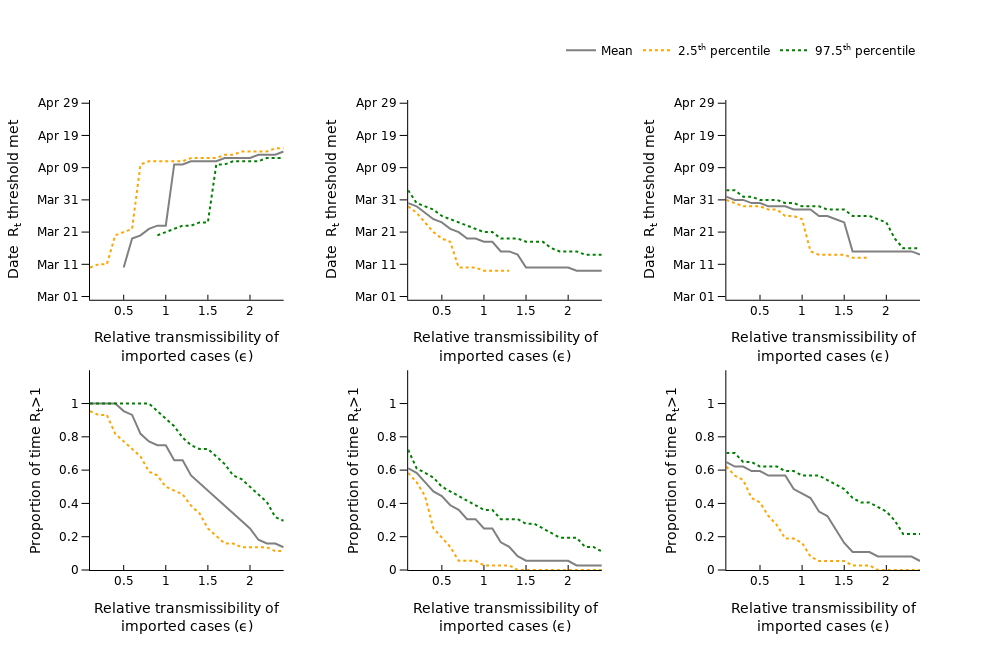

This figure's notebook cell:
### Code cell
from plotly.subplots import make_subplots

colours = ['grey', 'orange', 'green']
trace_name = ['Date  R<sub>t</sub> threshold met (2020)', 'Proportion of time R<sub>t</sub>>1']

new_traces_mean = [
    [last_time_r_less_than_1_ON, last_time_r_more_than_1_NSW, last_time_r_more_than_1_VIC],
    [proportion_time_r_more_than_1_ON, proportion_time_r_more_than_1_NSW, proportion_time_r_more_than_1_VIC]]

new_traces_lower = [
    [last_time_r_less_than_1_LowerCI_ON, last_time_r_more_than_1_LowerCI_NSW, last_time_r_more_than_1_LowerCI_VIC],
    [proportion_time_r_more_than_1_LowerCI_ON, proportion_time_r_more_than_1_LowerCI_NSW, proportion_time_r_more_than_1_LowerCI_VIC]]

new_traces_upper = [
    [last_time_r_less_than_1_UpperCI_ON, last_time_r_more_than_1_UpperCI_NSW, last_time_r_more_than_1_UpperCI_VIC],
    [proportion_time_r_more_than_1_UpperCI_ON, proportion_time_r_more_than_1_UpperCI_NSW, proportion_time_r_more_than_1_UpperCI_VIC]]

fig = go.Figure()
fig = make_subplots(rows=2, cols=3, horizontal_spacing = 0.15)

# Plot (bar chart cases each day)
for row in range(2):
    for col in range(3):
        if (row != 0) or (col != 0):
            # Plot of incidences
            fig.add_trace(
                go.Scatter(
                    x=large_epsilon_range,
                    y=new_traces_mean[row][col],
                    mode='lines',
                    name='Mean',
                    showlegend=False,
                    line_color=colours[0],
                ),
                row= row+1,
                col= col+1
            )

            fig.add_trace(
                go.Scatter(
                    x=large_epsilon_range,
                    y=new_traces_lower[row][col],
                    mode='lines',
                    name='2.5<sup>th</sup> percentile',
                    showlegend=False,
                    line_color=colours[1],
                    line={'dash': 'dot'}
                ),
                row= row+1,
                col= col+1
            )

            fig.add_trace(
                go.Scatter(
                    x=large_epsilon_range,
                    y=new_traces_upper[row][col],
                    mode='lines',
                    name='97.5<sup>th</sup> percentile',
                    showlegend=False,
                    line_color=colours[2],
                    line={'dash': 'dot'}
                ),
                row= row+1,
                col= col+1
            )

            fig.update_xaxes(
                row=row+1, col=col+1, title_text='Relative transmissibility of<br>imported cases (ϵ)',
                ticks='inside', tickcolor='black', ticklen=5)
            fig.update_yaxes(ticks='outside', tickcolor='black', ticklen=7.5, title_text=trace_name[row], row=row+1, col=col+1)
        
        else:
            fig.add_trace(
                go.Scatter(
                    x=large_epsilon_range,
                    y=new_traces_mean[row][col],
                    mode='lines',
                    name='Mean',
                    line_color=colours[0]
                ),
                row= row+1,
                col= col+1
            )

            fig.add_trace(
                go.Scatter(
                    x=large_epsilon_range,
                    y=new_traces_lower[row][col],
                    mode='lines',
                    name='2.5<sup>th</sup> percentile',
                    line_color=colours[1],
                    line={'dash': 'dot'}
                ),
                row= row+1,
                col= col+1
            )

            fig.add_trace(
                go.Scatter(
                    x=large_epsilon_range,
                    y=new_traces_upper[row][col],
                    mode='lines',
                    name='97.5<sup>th</sup> percentile',
                    line_color=colours[2],
                    line={'dash': 'dot'}
                ),
                row= row+1,
                col= col+1
            )

            fig.update_xaxes(
                row=row+1, col=col+1, title_text='Relative transmissibility of<br>imported cases (ϵ)',
                ticks='inside', tickcolor='black', ticklen=5)
            fig.update_yaxes(ticks='outside', tickcolor='black', ticklen=7.5, title_text=trace_name[row], row=row+1, col=col+1)


# Add axis labels
fig.update_layout(
    width=1000, 
    height=650,
    plot_bgcolor='white',
    xaxis=dict(linecolor='black'),
    yaxis=dict(
        linecolor='black',
        range=[0, 62],
        tickvals=np.arange(1, 62, 10).tolist(),
        ticktext=['Mar 01', 'Mar 11', 'Mar 21', 'Mar 31', 'Apr 09', 'Apr 19', 'Apr 29']),
    xaxis2=dict(linecolor='black'),
    yaxis2=dict(
        linecolor='black',
        range=[0, 62],
        tickvals=np.arange(1, 62, 10).tolist(),
        ticktext=['Mar 01', 'Mar 11', 'Mar 21', 'Mar 31', 'Apr 09', 'Apr 19', 'Apr 29']),
    xaxis3=dict(linecolor='black'),
    yaxis3=dict(
        linecolor='black',
        range=[0, 62],
        tickvals=np.arange(1, 62, 10).tolist(),
        ticktext=['Mar 01', 'Mar 11', 'Mar 21', 'Mar 31', 'Apr 09', 'Apr 19', 'Apr 29']),
    xaxis4=dict(linecolor='black'),
    yaxis4=dict(
        linecolor='black',
        range=[0, 1.2],
        tickvals=np.arange(0, 1.1, 0.2).tolist(),
        ticktext=['0', '0.2', '0.4', '0.6', '0.8', '1']),
    xaxis5=dict(linecolor='black'),
    yaxis5=dict(
        linecolor='black',
        range=[0, 1.2],
        tickvals=np.arange(0, 1.1, 0.2).tolist(),
        ticktext=['0', '0.2', '0.4', '0.6', '0.8', '1']),
    xaxis6=dict(linecolor='black'),
    yaxis6=dict(
        linecolor='black',
        range=[0, 1.2],
        tickvals=np.arange(0, 1.1, 0.2).tolist(),
        ticktext=['0', '0.2', '0.4', '0.6', '0.8', '1']),
    legend=dict(
        orientation='h',
        yanchor="bottom",
        y=1.075,
        xanchor="right",
        x=1),
    font_family="DejaVu Sans",
    font_color='black',
    title_font_family="DejaVu Sans",
    title_font_color="black",
    legend_title_font_color="black"
    )

fig.write_image('Figure-3b.pdf')
fig.show()

### Figure 1 — Plotly figure (JSON) as saved in the notebook; plotly's stock layout.template omitted (floating-point values rounded to 4 significant figures)
{"data": [{"line": {"color": "grey"}, "mode": "lines", "name": "Mean", "type": "scatter", "x": [0.1, 0.2, 0.3, 0.4, 0.5, 0.6, 0.7, 0.8, 0.9, 1, 1.1, 1.2, 1.3, 1.4, 1.5, 1.6, 1.7, 1.8, 1.9, 2, 2.1, 2.2, 2.3, 2.4], "xaxis": "x", "y": [null, null, null, null, 10, 19, 20, 22, 23, 23, 42, 42, 43, 43, 43, 43, 44, 44, 44, 44, 45, 45, 45, 46], "yaxis": "y"}, {"line": {"color": "orange", "dash": "dot"}, "mode": "lines", "name": "2.5<sup>th</sup> percentile", "type": "scatter", "x": [0.1, 0.2, 0.3, 0.4, 0.5, 0.6, 0.7, 0.8, 0.9, 1, 1.1, 1.2, 1.3, 1.4, 1.5, 1.6, 1.7, 1.8, 1.9, 2, 2.1, 2.2, 2.3, 2.4], "xaxis": "x", "y": [10, 11, 11, 20, 21, 22, 42, 43, 43, 43, 43, 43, 44, 44, 44, 44, 45, 45, 46, 46, 46, 46, 47, 47], "yaxis": "y"}, {"line": {"color": "green", "dash": "dot"}, "mode": "lines", "name": "97.5<sup>th</sup> percentile", "type": "scatter", "x": [0.1, 0.2, 0.3, 0.4, 0.5, 0.6, 0.7, 0.8, 0.9, 1, 1.1, 1.2, 1.3, 1.4, 1.5, 1.6, 1.7, 1.8, 1.9, 2, 2.1, 2.2, 2.3, 2.4], "xaxis": "x", "y": [null, null, null, null, null, null, null, null, 20, 21, 22, 23, 23, 24, 24, 42, 42, 43, 43, 43, 43, 44, 44, 44], "yaxis": "y"}, {"line": {"color": "grey"}, "mode": "lines", "name": "Mean", "showlegend": false, "type": "scatter", "x": [0.1, 0.2, 0.3, 0.4, 0.5, 0.6, 0.7, 0.8, 0.9, 1, 1.1, 1.2, 1.3, 1.4, 1.5, 1.6, 1.7, 1.8, 1.9, 2, 2.1, 2.2, 2.3, 2.4], "xaxis": "x2", "y": [30, 29, 27, 25, 24, 22, 21, 19, 19, 18, 18, 15, 15, 14, 10, 10, 10, 10, 10, 10, 9, 9, 9, 9], "yaxis": "y2"}, {"line": {"color": "orange", "dash": "dot"}, "mode": "lines", "name": "2.5<sup>th</sup> percentile", "showlegend": false, "type": "scatter", "x": [0.1, 0.2, 0.3, 0.4, 0.5, 0.6, 0.7, 0.8, 0.9, 1, 1.1, 1.2, 1.3, 1.4, 1.5, 1.6, 1.7, 1.8, 1.9, 2, 2.1, 2.2, 2.3, 2.4], "xaxis": "x2", "y": [29, 27, 24, 21, 19, 18, 10, 10, 10, 9, 9, 9, 9, null, null, null, null, null, null, null, null, null, null, null], "yaxis": "y2"}, {"line": {"color": "green", "dash": "dot"}, "mode": "lines", "name": "97.5<sup>th</sup> percentile", "showlegend": false, "type": "scatter", "x": [0.1, 0.2, 0.3, 0.4, 0.5, 0.6, 0.7, 0.8, 0.9, 1, 1.1, 1.2, 1.3, 1.4, 1.5, 1.6, 1.7, 1.8, 1.9, 2, 2.1, 2.2, 2.3, 2.4], "xaxis": "x2", "y": [34, 30, 29, 28, 26, 25, 24, 23, 22, 21, 21, 19, 19, 19, 18, 18, 18, 16, 15, 15, 15, 14, 14, 14], "yaxis": "y2"}, {"line": {"color": "grey"}, "mode": "lines", "name": "Mean", "showlegend": false, "type": "scatter", "x": [0.1, 0.2, 0.3, 0.4, 0.5, 0.6, 0.7, 0.8, 0.9, 1, 1.1, 1.2, 1.3, 1.4, 1.5, 1.6, 1.7, 1.8, 1.9, 2, 2.1, 2.2, 2.3, 2.4], "xaxis": "x3", "y": [32, 31, 31, 30, 30, 29, 29, 29, 28, 28, 28, 26, 26, 25, 24, 15, 15, 15, 15, 15, 15, 15, 15, 14], "yaxis": "y3"}, {"line": {"color": "orange", "dash": "dot"}, "mode": "lines", "name": "2.5<sup>th</sup> percentile", "showlegend": false, "type": "scatter", "x": [0.1, 0.2, 0.3, 0.4, 0.5, 0.6, 0.7, 0.8, 0.9, 1, 1.1, 1.2, 1.3, 1.4, 1.5, 1.6, 1.7, 1.8, 1.9, 2, 2.1, 2.2, 2.3, 2.4], "xaxis": "x3", "y": [31, 30, 29, 29, 29, 28, 28, 26, 26, 25, 15, 14, 14, 14, 14, 13, 13, 13, null, null, null, null, null, null], "yaxis": "y3"}, {"line": {"color": "green", "dash": "dot"}, "mode": "lines", "name": "97.5<sup>th</sup> percentile", "showlegend": false, "type": "scatter", "x": [0.1, 0.2, 0.3, 0.4, 0.5, 0.6, 0.7, 0.8, 0.9, 1, 1.1, 1.2, 1.3, 1.4, 1.5, 1.6, 1.7, 1.8, 1.9, 2, 2.1, 2.2, 2.3, 2.4], "xaxis": "x3", "y": [34, 34, 32, 32, 31, 31, 31, 30, 30, 29, 29, 29, 28, 28, 28, 26, 26, 26, 25, 24, 19, 16, 16, 16], "yaxis": "y3"}, {"line": {"color": "grey"}, "mode": "lines", "name": "Mean", "showlegend": false, "type": "scatter", "x": [0.1, 0.2, 0.3, 0.4, 0.5, 0.6, 0.7, 0.8, 0.9, 1, 1.1, 1.2, 1.3, 1.4, 1.5, 1.6, 1.7, 1.8, 1.9, 2, 2.1, 2.2, 2.3, 2.4], "xaxis": "x4", "y": [1, 1, 1, 1, 0.9545, 0.9318, 0.8182, 0.7727, 0.75, 0.75, 0.6591, 0.6591, 0.5682, 0.5227, 0.4773, 0.4318, 0.3864, 0.3409, 0.2955, 0.25, 0.1818, 0.1591, 0.1591, 0.1364], "yaxis": "y4"}, {"line": {"color": "orange", "dash": "dot"}, "mode": "lines", "name": "2.5<sup>th</sup> percentile", "showlegend": false, "type": "scatter", "x": [0.1, 0.2, 0.3, 0.4, 0.5, 0.6, 0.7, 0.8, 0.9, 1, 1.1, 1.2, 1.3, 1.4, 1.5, 1.6, 1.7, 1.8, 1.9, 2, 2.1, 2.2, 2.3, 2.4], "xaxis": "x4", "y": [0.9545, 0.9318, 0.9318, 0.8182, 0.7727, 0.7273, 0.6818, 0.5909, 0.5682, 0.5, 0.4773, 0.4545, 0.3864, 0.3409, 0.25, 0.2045, 0.1591, 0.1591, 0.1364, 0.1364, 0.1364, 0.1364, 0.1136, 0.1136], "yaxis": "y4"}, {"line": {"color": "green", "dash": "dot"}, "mode": "lines", "name": "97.5<sup>th</sup> percentile", "showlegend": false, "type": "scatter", "x": [0.1, 0.2, 0.3, 0.4, 0.5, 0.6, 0.7, 0.8, 0.9, 1, 1.1, 1.2, 1.3, 1.4, 1.5, 1.6, 1.7, 1.8, 1.9, 2, 2.1, 2.2, 2.3, 2.4], "xaxis": "x4", "y": [1, 1, 1, 1, 1, 1, 1, 1, 0.9545, 0.9091, 0.8636, 0.7955, 0.75, 0.7273, 0.7273, 0.6818, 0.6364, 0.5682, 0.5455, 0.5, 0.4545, 0.4091, 0.3182, 0.2955], "yaxis": "y4"}, {"line": {"color": "grey"}, "mode": "lines", "name": "Mean", "showlegend": false, "type": "scatter", "x": [0.1, 0.2, 0.3, 0.4, 0.5, 0.6, 0.7, 0.8, 0.9, 1, 1.1, 1.2, 1.3, 1.4, 1.5, 1.6, 1.7, 1.8, 1.9, 2, 2.1, 2.2, 2.3, 2.4], "xaxis": "x5", "y": [0.6111, 0.5833, 0.5278, 0.4722, 0.4444, 0.3889, 0.3611, 0.3056, 0.3056, 0.25, 0.25, 0.1667, 0.1389, 0.08333, 0.05556, 0.05556, 0.05556, 0.05556, 0.05556, 0.05556, 0.02778, 0.02778, 0.02778, 0.02778], "yaxis": "y5"}, {"line": {"color": "orange", "dash": "dot"}, "mode": "lines", "name": "2.5<sup>th</sup> percentile", "showlegend": false, "type": "scatter", "x": [0.1, 0.2, 0.3, 0.4, 0.5, 0.6, 0.7, 0.8, 0.9, 1, 1.1, 1.2, 1.3, 1.4, 1.5, 1.6, 1.7, 1.8, 1.9, 2, 2.1, 2.2, 2.3, 2.4], "xaxis": "x5", "y": [0.5833, 0.5278, 0.4444, 0.25, 0.1944, 0.1389, 0.05556, 0.05556, 0.05556, 0.02778, 0.02778, 0.02778, 0.02778, 0, 0, 0, 0, 0, 0, 0, 0, 0, 0, 0], "yaxis": "y5"}, {"line": {"color": "green", "dash": "dot"}, "mode": "lines", "name": "97.5<sup>th</sup> percentile", "showlegend": false, "type": "scatter", "x": [0.1, 0.2, 0.3, 0.4, 0.5, 0.6, 0.7, 0.8, 0.9, 1, 1.1, 1.2, 1.3, 1.4, 1.5, 1.6, 1.7, 1.8, 1.9, 2, 2.1, 2.2, 2.3, 2.4], "xaxis": "x5", "y": [0.7222, 0.6111, 0.5833, 0.5556, 0.5, 0.4722, 0.4444, 0.4167, 0.3889, 0.3611, 0.3611, 0.3056, 0.3056, 0.3056, 0.2778, 0.2778, 0.25, 0.2222, 0.1944, 0.1944, 0.1944, 0.1389, 0.1389, 0.1111], "yaxis": "y5"}, {"line": {"color": "grey"}, "mode": "lines", "name": "Mean", "showlegend": false, "type": "scatter", "x": [0.1, 0.2, 0.3, 0.4, 0.5, 0.6, 0.7, 0.8, 0.9, 1, 1.1, 1.2, 1.3, 1.4, 1.5, 1.6, 1.7, 1.8, 1.9, 2, 2.1, 2.2, 2.3, 2.4], "xaxis": "x6", "y": [0.6486, 0.6216, 0.6216, 0.5946, 0.5946, 0.5676, 0.5676, 0.5676, 0.4865, 0.4595, 0.4324, 0.3514, 0.3243, 0.2432, 0.1622, 0.1081, 0.1081, 0.1081, 0.08108, 0.08108, 0.08108, 0.08108, 0.08108, 0.05405], "yaxis": "y6"}, {"line": {"color": "orange", "dash": "dot"}, "mode": "lines", "name": "2.5<sup>th</sup> percentile", "showlegend": false, "type": "scatter", "x": [0.1, 0.2, 0.3, 0.4, 0.5, 0.6, 0.7, 0.8, 0.9, 1, 1.1, 1.2, 1.3, 1.4, 1.5, 1.6, 1.7, 1.8, 1.9, 2, 2.1, 2.2, 2.3, 2.4], "xaxis": "x6", "y": [0.6216, 0.5676, 0.5405, 0.4324, 0.4054, 0.3243, 0.2703, 0.1892, 0.1892, 0.1622, 0.08108, 0.05405, 0.05405, 0.05405, 0.05405, 0.02703, 0.02703, 0.02703, 0, 0, 0, 0, 0, 0], "yaxis": "y6"}, {"line": {"color": "green", "dash": "dot"}, "mode": "lines", "name": "97.5<sup>th</sup> percentile", "showlegend": false, "type": "scatter", "x": [0.1, 0.2, 0.3, 0.4, 0.5, 0.6, 0.7, 0.8, 0.9, 1, 1.1, 1.2, 1.3, 1.4, 1.5, 1.6, 1.7, 1.8, 1.9, 2, 2.1, 2.2, 2.3, 2.4], "xaxis": "x6", "y": [0.7027, 0.7027, 0.6486, 0.6486, 0.6216, 0.6216, 0.6216, 0.5946, 0.5946, 0.5676, 0.5676, 0.5676, 0.5405, 0.5135, 0.4865, 0.4324, 0.4054, 0.4054, 0.3784, 0.3514, 0.2973, 0.2162, 0.2162, 0.2162], "yaxis": "y6"}], "layout": {"font": {"color": "black", "family": "DejaVu Sans"}, "height": 650, "legend": {"orientation": "h", "title": {"font": {"color": "black"}}, "x": 1, "xanchor": "right", "y": 1.075, "yanchor": "bottom"}, "plot_bgcolor": "white", "title": {"font": {"color": "black", "family": "DejaVu Sans"}}, "width": 1000, "xaxis": {"anchor": "y", "domain": [0, 0.2333], "linecolor": "black", "tickcolor": "black", "ticklen": 5, "ticks": "inside", "title": {"text": "Relative transmissibility of<br>imported cases (ϵ)"}}, "xaxis2": {"anchor": "y2", "domain": [0.3833, 0.6167], "linecolor": "black", "tickcolor": "black", "ticklen": 5, "ticks": "inside", "title": {"text": "Relative transmissibility of<br>imported cases (ϵ)"}}, "xaxis3": {"anchor": "y3", "domain": [0.7667, 1.0], "linecolor": "black", "tickcolor": "black", "ticklen": 5, "ticks": "inside", "title": {"text": "Relative transmissibility of<br>imported cases (ϵ)"}}, "xaxis4": {"anchor": "y4", "domain": [0, 0.2333], "linecolor": "black", "tickcolor": "black", "ticklen": 5, "ticks": "inside", "title": {"text": "Relative transmissibility of<br>imported cases (ϵ)"}}, "xaxis5": {"anchor": "y5", "domain": [0.3833, 0.6167], "linecolor": "black", "tickcolor": "black", "ticklen": 5, "ticks": "inside", "title": {"text": "Relative transmissibility of<br>imported cases (ϵ)"}}, "xaxis6": {"anchor": "y6", "domain": [0.7667, 1.0], "linecolor": "black", "tickcolor": "black", "ticklen": 5, "ticks": "inside", "title": {"text": "Relative transmissibility of<br>imported cases (ϵ)"}}, "yaxis": {"anchor": "x", "domain": [0.575, 1], "linecolor": "black", "range": [0, 62], "tickcolor": "black", "ticklen": 7.5, "ticks": "outside", "ticktext": ["Mar 01", "Mar 11", "Mar 21", "Mar 31", "Apr 09", "Apr 19", "Apr 29"], "tickvals": [1, 11, 21, 31, 41, 51, 61], "title": {"text": "Date  R<sub>t</sub> threshold met"}}, "yaxis2": {"anchor": "x2", "domain": [0.575, 1], "linecolor": "black", "range": [0, 62], "tickcolor": "black", "ticklen": 7.5, "ticks": "outside", "ticktext": ["Mar 01", "Mar 11", "Mar 21", "Mar 31", "Apr 09", "Apr 19", "Apr 29"], "tickvals": [1, 11, 21, 31, 41, 51, 61], "title": {"text": "Date  R<sub>t</sub> threshold met"}}, "yaxis3": {"anchor": "x3", "domain": [0.575, 1], "linecolor": "black", "range": [0, 62], "tickcolor": "black", "ticklen": 7.5, "ticks": "outside", "ticktext": ["Mar 01", "Mar 11", "Mar 21", "Mar 31", "Apr 09", "Apr 19", "Apr 29"], "tickvals": [1, 11, 21, 31, 41, 51, 61], "title": {"text": "Date  R<sub>t</sub> threshold met"}}, "yaxis4": {"anchor": "x4", "domain": [0, 0.425], "linecolor": "black", "range": [0, 1.2], "tickcolor": "black", "ticklen": 7.5, "ticks": "outside", "ticktext": ["0", "0.2", "0.4", "0.6", "0.8", "1"], "tickvals": [0, 0.2, 0.4, 0.6, 0.8, 1], "title": {"text": "Proportion of time R<sub>t</sub>>1"}}, "yaxis5": {"anchor": "x5", "domain": [0, 0.425], "linecolor": "black", "range": [0, 1.2], "tickcolor": "black", "ticklen": 7.5, "ticks": "outside", "ticktext": ["0", "0.2", "0.4", "0.6", "0.8", "1"], "tickvals": [0, 0.2, 0.4, 0.6, 0.8, 1], "title": {"text": "Proportion of time R<sub>t</sub>>1"}}, "yaxis6": {"anchor": "x6", "domain": [0, 0.425], "linecolor": "black", "range": [0, 1.2], "tickcolor": "black", "ticklen": 7.5, "ticks": "outside", "ticktext": ["0", "0.2", "0.4", "0.6", "0.8", "1"], "tickvals": [0, 0.2, 0.4, 0.6, 0.8, 1], "title": {"text": "Proportion of time R<sub>t</sub>>1"}}}}
